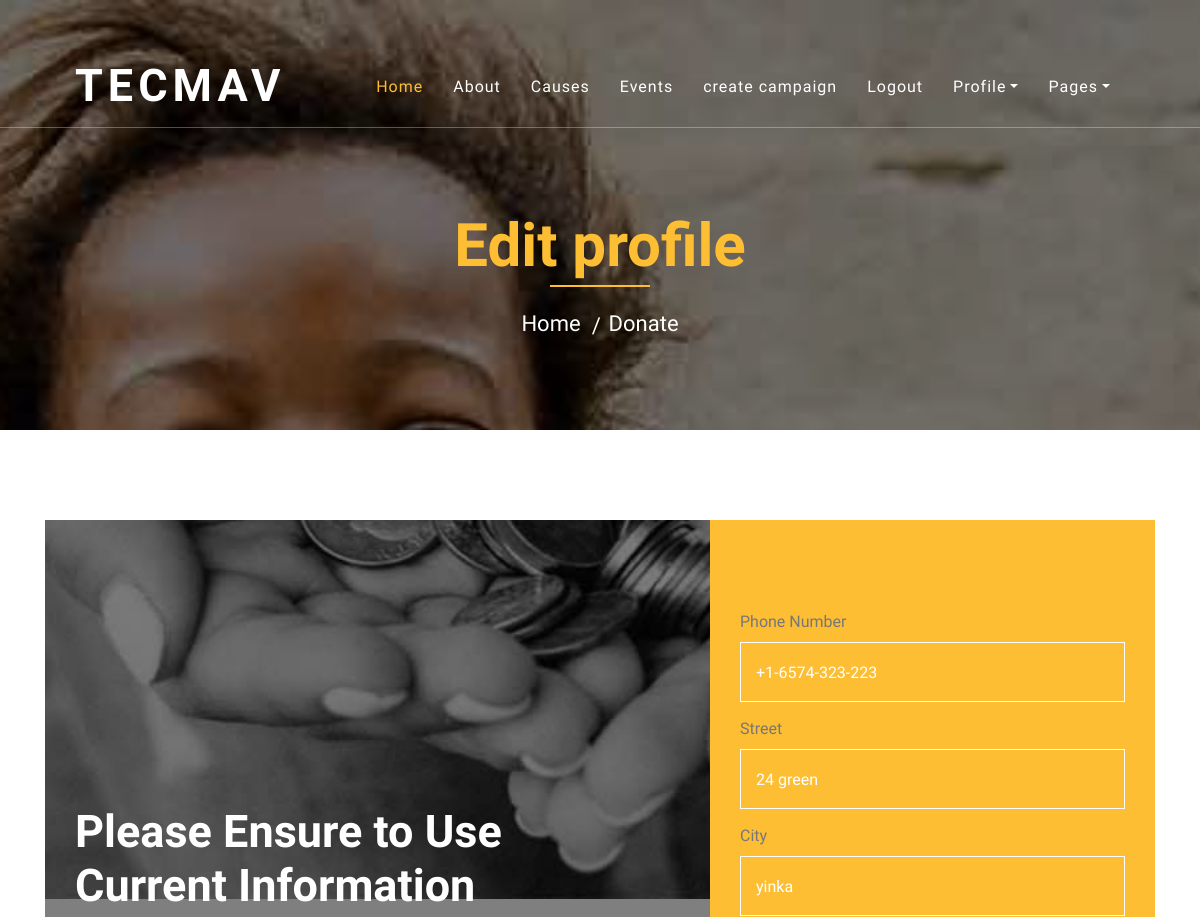
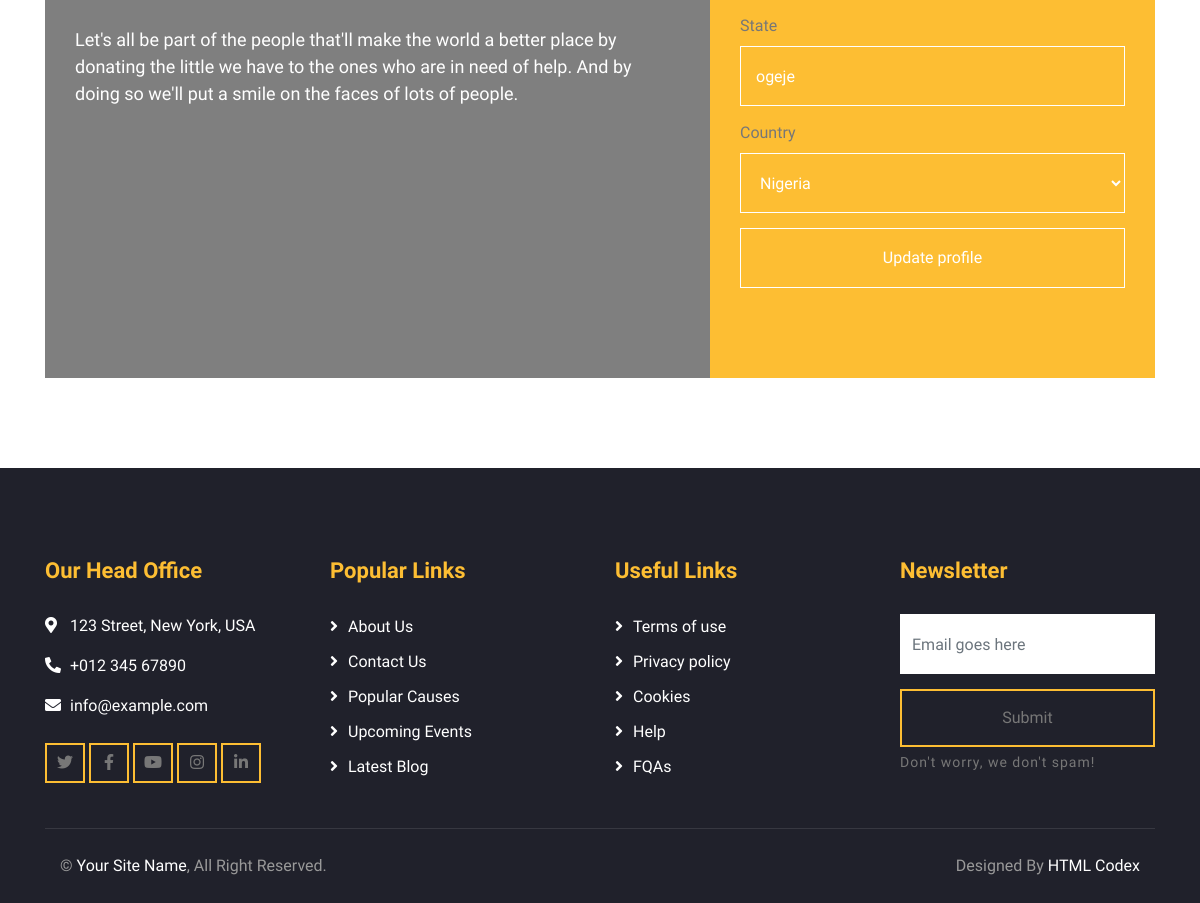
Page /auth/edit-profile/ (signed in) on the committed database (2 pictures, top to bottom).
### authentication/models.py (models this page shows, shortened)
class Profile(models.Model):
    country_choices = [
        ('Nigeria', 'nigeria'),
        ('South Africa', 'south africa')
    ]
    user = models.OneToOneField(User, on_delete=models.CASCADE)
    date_modified = models.DateTimeField(User, auto_now=True)
    street = models.CharField(max_length=50, null=True, blank=True)
    city = models.CharField(max_length=50, null=True, blank=True)
    phone_number = models.CharField(max_length=20, null=True)
    state = models.CharField(max_length=50, null=True, blank=True)
    country = models.CharField(max_length=50, choices=country_choices, blank=True)

### authentication/views.py (the view)
# urls.py: path('edit-profile/', profile_update, name='edit_profile'),
def profile_update(request):
    if request.user.is_authenticated:
        profile_info = Profile.objects.get(id=request.user.id)
        profile_form = ProfileForm(request.POST or None, instance=profile_info)
        if profile_form.errors:
            print(profile_form.errors)
        if profile_form.is_valid():
            profile_form.save()
            messages.success(request, 'user has been updated successfully')
            return redirect('profile')
        return render (request, 'auths/settings.html', {'form' : profile_form})
    else:
        messages.success(request, 'you need to login to be able to view this page')
        return redirect('login')

### authentication/forms.py
class ProfileForm(forms.ModelForm):
    class Meta:
        model = Profile
        exclude = ['user']
        fields = '__all__'

### templates/auths/settings.html (shortened to what this page needs)
{% extends 'base.html' %}
{% load static %}
    {% block content %}
        <div class="page-header">
            <div class="container">
                <div class="row">
                    <div class="col-12">
                        <h2>Edit profile</h2>
                    </div>
                    <div class="col-12">
                        <a href="{% url 'home' %}">Home</a>
                        <a href="{% url 'donate' %}">Donate</a>
                    </div>
                </div>
            </div>
        </div>
        <div class="container">
            <div class="donate" data-parallax="scroll" data-image-src="{% static 'img/donate.jpg' %}">
                <div class="row align-items-center">
                    <div class="col-lg-7">
                        <div class="donate-content">
                            <div class="section-header">
                                <h2>Please Ensure to Use Current Information</h2>
                            </div>
                            <div class="donate-text">
                                <p>
                                    Let's all be part of the people that'll make the world a better place by donating the little we have to the ones who are in need of help. And by doing so we'll put a smile on the faces of lots of people.
                                </p>
                            </div>
                        </div>
                    </div>
                    <div class="col-lg-5">
                        <div class="donate-form">
                            <form enctype="multipart/form-data" method="post" action="{% url 'edit_profile' %}">
                                <div class="control-group">
                                    <label class="form-label">Phone  Number</label>
                                    <input type="text" class="form-control" placeholder="" value="{{ form.phone_number.value }}" name="phone_number" required="required" />
                                </div>
                                <div class="control-group">
                                    <label class="form-label">Street</label>
                                    <input type="text" class="form-control" placeholder="" value="{{ form.street.value }}" name="street" required="required" />
                                </div>
                                <div class="control-group">
                                    <label class="form-label">City</label>
                                    <input type="text" class="form-control" placeholder="" value="{{ form.city.value }}" name="city" required="required" />
                                </div>
                                <div class="control-group">
                                    <label class="form-label">State</label>
                                    <input type="text" class="form-control" placeholder="" value="{{ form.state.value }}" name="state" required="required" />
                                </div>
                                <div class="control-group">
                                    <label class="form-label">Country</label>
                                    <select name="country" id="" class="form-control">
                                        <option value="Nigeria">Nigeria</option>
                                    </select>
                                </div>
                                <div>
                                    <button class="btn btn-custom" type="submit">Update profile</button>
                                </div>
                            </form>
                        </div>
                    </div>
                </div>
            </div>
        </div>
    {% endblock %}

### static/css/style.css (style rules this page uses)
body { color: #777777; font-weight: 500; background: #ffffff; font-family: 'Quicksand', sans-serif; }
h1, h2, h3, h4, h5, h6 { color: #4a4c70; }
a { color: #4a4c70; transition: .3s; }
.btn.btn-custom { padding: 12px 20px; text-align: center; font-size: 16px; font-weight: 500; color: #777777; border-radius: 0; border: 2px solid #FDBE33; box-shadow: inset 0 0 0 0 #FDBE33; transition: ease-out 0.3s; -webkit-transition: ease-out 0.3s; -moz-transition: ease-out 0.3s; }
.page-header { position: relative; margin-bottom: 45px; padding: 210px 0 90px 0; text-align: center; background: linear-gradient(rgba(0, 0, 0, .5), rgba(0, 0, 0, .5)), url(../img/page-header.jpg); background-attachment: fixed; background-position: center; background-repeat: no-repeat; background-size: cover; }
.page-header h2 { position: relative; color: #FDBE33; font-size: 60px; font-weight: 700; margin-bottom: 20px; padding-bottom: 5px; }
.page-header h2::after { position: absolute; content: ""; width: 100px; height: 2px; left: calc(50% - 50px); bottom: 0; background: #FDBE33; }
.page-header a { position: relative; padding: 0 12px; font-size: 22px; color: #ffffff; }
.page-header a::after { position: absolute; content: "/"; width: 8px; height: 8px; top: -2px; right: -7px; text-align: center; color: #ffffff; }
.page-header a:last-child::after { display: none; }
.section-header { position: relative; width: 100%; max-width: 700px; margin: 0 auto 45px auto; }
.section-header h2 { margin: 0; font-size: 45px; font-weight: 700; }
.donate { position: relative; width: 100%; margin: 45px 0; background: rgba(0, 0, 0, .5); }
.donate .donate-content { padding: 45px 0 15px 0; }
.container .donate { margin: 90px 0; }
.container .donate .donate-content { padding: 45px 30px 15px 30px; }
.donate .donate-content .section-header { margin-bottom: 30px; }
.donate .donate-content .section-header h2 { color: #ffffff; }
.donate .donate-text p { color: #ffffff; font-size: 18px; }
.donate .donate-form { padding: 90px 30px; background: #FDBE33; }
.donate .donate-form .control-group { margin-bottom: 15px; }
.donate .donate-form .form-control { height: 60px; color: #ffffff; padding: 0 15px; border-radius: 0; border: 1px solid #ffffff; background: transparent; }
.donate .donate-form .form-control::placeholder { color: #ffffff; opacity: 1; }
.donate .donate-form .btn.btn-custom { padding: 15px 0; width: 100%; height: 60px; color: #ffffff; border: 1px solid #ffffff; box-shadow: inset 0 0 0 0 #ffffff; }

### rows in the picture
Profile: phone_number "+1-6574-323-223", street "24 green", city "yinka", state "ogeje"
